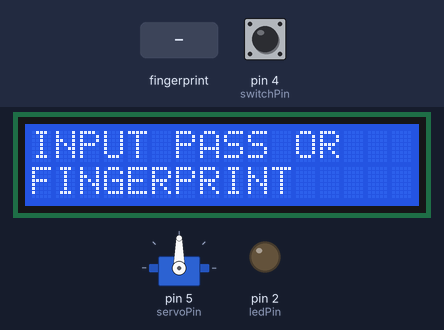
Simulated run of this sketch. Board: Arduino Mega 2560, built with avr-gcc and run on an emulated ATmega2560. Parts: servo, 16×2 character LCD, output pins drawn as LEDs (lit = HIGH). The test bench sets the inputs (shaded band); at power-on: pin 4 (switchPin) HIGH. What the sketch prints to the serial monitor is not drawn.

Above: at 0.1 s.
12.3 s: finger stored as number 1 placed on the sensor
At 13.4 s:
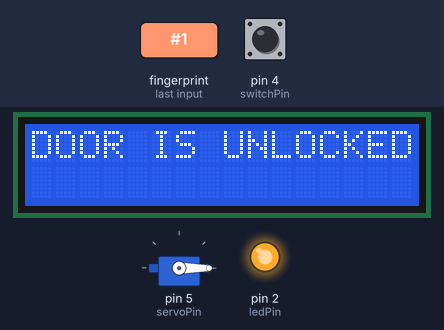
30.2 s: pin 4 (switchPin) pulled LOW for 1 s
At 36.2 s:
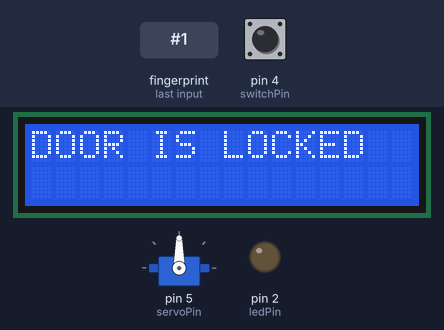
Timing chart, 0 to 37.1 s (numbered marks = the images above; inputs shaded):
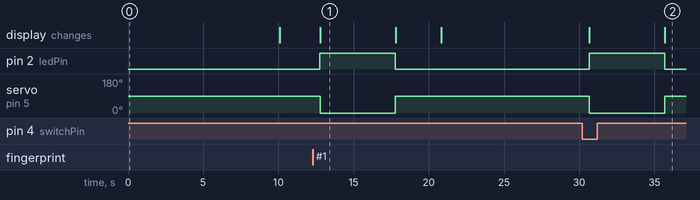

The sketch:

code.ino
```cpp
#include <Keypad.h>
#include <Servo.h>  // Thêm thư viện servo motor
#include <Adafruit_Fingerprint.h>
#include <LiquidCrystal_I2C.h>
#define mySerial Serial1


const byte ROWS = 4;  // số hàng
const byte COLS = 4;  // số cột
const int ledPin = 2;


// Khai báo đối tượng servo
Servo myServo;
// SoftwareSerial mySerial(2, 3);
Adafruit_Fingerprint finger = Adafruit_Fingerprint(&mySerial);
LiquidCrystal_I2C lcd(0x27, 16, 2);  // Địa chỉ LCD 0x27, 16 cột, 2 hàng

// Khai báo chân của servo motor
const int servoPin = 5;
int switchPin = 4;  // Chân của côn  g tắc


// Khai báo các ký tự của keypad 4x4
char keys[ROWS][COLS] = {
  { '1', '2', '3', 'A' },
  { '4', '5', '6', 'B' },
  { '7', '8', '9', 'C' },
  { '*', '0', '#', 'D' }
};

// Khai báo các chân kết nối giữa keypad và Arduino
byte rowPins[ROWS] = { 13, 12, 11, 10 };
byte colPins[COLS] = { 9, 8, 7, 6 };

// Khai báo đối tượng Keypad
Keypad keypad = Keypad(makeKeymap(keys), rowPins, colPins, ROWS, COLS);

// Khai báo mật khẩu
const char passcode[4] = { '1', '2', '3', '4' };


void setup() {
  Serial.begin(9600);  // khởi tạo Serial
  myServo.attach(servoPin);
  pinMode(switchPin, INPUT_PULLUP);  // Thiết lập chân của công tắc là INPUT_PULLUP
  lcd.init();
  lcd.backlight();
  lcd.setCursor(0, 0);
  lcd.print("INPUT PASS OR");
  lcd.setCursor(0, 1);
  lcd.print("FINGERPRINT");
  delay(10000);
  lcd.clear();
  pinMode(ledPin, OUTPUT);  // thiết đặt chân ledPin là OUTPUT

  while (!Serial)
    ;
  finger.begin(57600);
  if (finger.verifyPassword()) {
    Serial.println("Found fingerprint sensor!");
  } else {
    Serial.println("Did not find fingerprint sensor :(");
    while (1) { delay(1); }
  }
}

void loop() {
  getFingerprintIDez();
  // delay(50);  //don't ned to run this at full speed.
  isSwitchPressed();
  enterPassword();
}
void enterPassword() {
  char key = keypad.getKey();  // đọc giá trị từ keypad

  if (key) {
    Serial.print(key);  // hiển thị giá trị đọc được trên Serial Monitor
    // Kiểm tra nếu người dùng nhập chuỗi "*ad" thì cho phép đổi mật khẩu
    if (key == '*') {
      char buffer[3];
      int i = 0;
      while (i < 2) {  // đọc 2 ký tự tiếp theo
        char nextKey = keypad.waitForKey();
        if (nextKey != NO_KEY) {  // nếu có phím được nhấn
          buffer[i] = nextKey;
          i++;
        }
      }
      if (buffer[0] == 'C' && buffer[1] == 'D') {  // nếu chuỗi "*ad" được nhập
        changePassword();
        return;
      }
    }


    // Kiểm tra mật khẩu
    String inputPassword = String(key);  // tạo chuỗi với ký tự đầu tiên của mật khẩu
    char tempKey;                        // khai báo biến tạm để lưu giá trị từ keypad
    for (int i = 1; i < 10; i++) {       // đọc tiếp các ký tự khác trong chuỗi nhập vào
      tempKey = keypad.waitForKey();
      if (tempKey) {                                 // nếu có ký tự được nhập từ keypad
        Serial.print(tempKey);                       // hiển thị ký tự đó trên Serial Monitor
        inputPassword += tempKey;                    // thêm ký tự đó vào chuỗi mật khẩu
        if (inputPassword.indexOf(passcode) >= 0) {  // nếu chuỗi nhập vào chứa mật khẩu
          unlockDoor();


          break;  // thoát khỏi vòng lặp khi đã mở khóa thành công
        }
      }
    }

    // Nếu nhập sai mật khẩu sau 10 ký tự được nhập
    Serial.println("Incorrect passcode");  // hiển thị thông báo trên Serial Monitor
  }
}
void changePassword() {
  lcd.clear();
  lcd.print("ENTER NEW PASS");
  Serial.println("Enter new passcode:");  // yêu cầu người dùng nhập mật khẩu mới
  char newPasscode[4];                    // khởi tạo mảng char chứa mật khẩu mới
  for (int i = 0; i < 4; i++) {
    newPasscode[i] = keypad.waitForKey();  // đọc lần lượt từng ký tự của mật khẩu mới
    Serial.print(newPasscode[i]);          // hiển thị ký tự đó trên Serial Monitor
  }
  memcpy(passcode, newPasscode, 4);  // sao chép mật khẩu mới vào mảng passcode
  lcd.clear();
  lcd.print("PASS CHANGED");

  Serial.println(" - Passcode changed");  // thông báo mật khẩu đã được thay đổi trên Serial Monitor
  delay(2000);
  lcd.clear();
}

void unlockDoor() {

  digitalWrite(ledPin, HIGH);  // bật đèn led
  lcd.clear();
  lcd.setCursor(0, 0);
  lcd.print("DOOR IS UNLOCKED");
  myServo.write(0);           // Quay servo motor ở góc 90 độ
  delay(5000);                // Dừng 1 giây
  myServo.write(90);          // Quay servo motor về góc 90 độ
  digitalWrite(ledPin, LOW);  // tắt đèn led
  lcd.clear();
  lcd.setCursor(0, 0);
  lcd.print("DOOR IS LOCKED");
  delay(3000);
  lcd.clear();
  lcd.setCursor(0, 0);
  lcd.print("INPUT PASS OR");
  lcd.setCursor(0, 1);
  lcd.print("FINGERPRINT");
}


int getFingerprintIDez() {
  uint8_t p = finger.getImage();
  if (p != FINGERPRINT_OK) {

    return -1;
  }

  p = finger.image2Tz();
  if (p != FINGERPRINT_OK) {

    return -1;
  }

  p = finger.fingerFastSearch();
  if (p != FINGERPRINT_OK) {

    return -1;
  }

  // found a match!

  Serial.print("Found ID #");
  Serial.println(finger.fingerID);
  unlockDoor();


  return finger.fingerID;
}
void isSwitchPressed() {
  bool currentState = digitalRead(switchPin);
  delay(200);  // tạm dừng 50ms để đảm bảo chắc chắn đọc được giá trị của nút
  bool isPressed = currentState == LOW && digitalRead(switchPin) == LOW;
  if (isPressed) {
    unlockDoor();
  }
}
```

Measured:
- after the input at 12.3 s, pin 2 (ledPin): LOW → HIGH after 0.45 s, → LOW 5.0 s later; servo on pin 5 (servoPin): 90° → 0° after 0.47 s, → 90° 5.0 s later; the display: changes after 0.47 s (image 1)
- after the input at 30.2 s, pin 2 (ledPin): LOW → HIGH after 0.45 s, → LOW 5.0 s later; servo on pin 5 (servoPin): 90° → 0° after 0.47 s, → 90° 5.0 s later; the display: first changes after 0.47 s (image 2 shows a later state)
- what the display in image 1 shows lasts 5.0 s, from 12.8 s to 17.8 s
